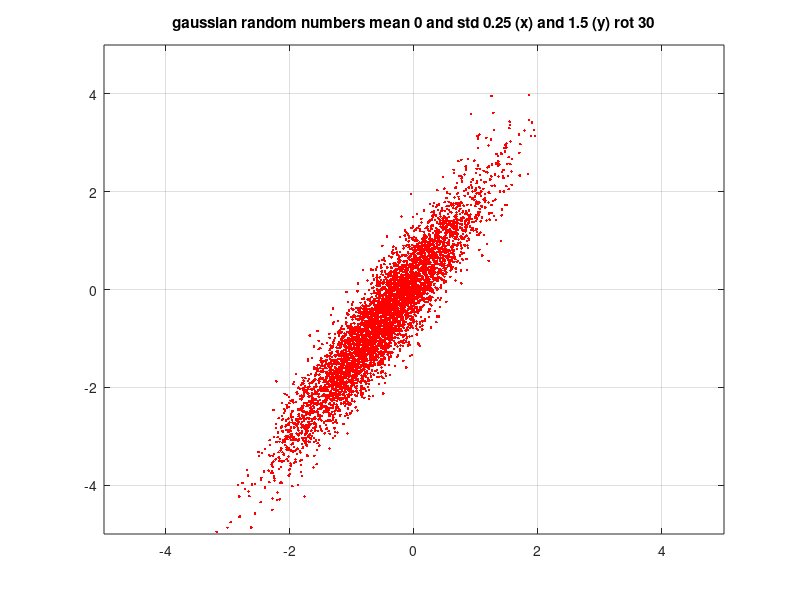

This figure's MATLAB source:
N = 5000;
for i=1:7
    switch i
        case 1
            X = rand(N,2);
            stx = 'uniform random numbers between 0 and 1';
        case 2
            X = 2*rand(N,2)-1;
            stx = 'uniform random numbers between -1 and 1';
        case 3
            X = [(rand(N,1)-0.5)*2 (rand(N,1)-0.5)*4];
            stx = 'uniform random numbers between -1 and 1 (x) , -2 and 2 (y)';
        case 4
            X = randn(N,2);
            stx = 'gaussian random numbers mean 0 and std 1';
        case 5
            X = [(randn(N,1)-0.5)*0.25 (randn(N,1)-0.5)*1.5];
            stx = 'gaussian random numbers mean 0 and std 0.25 (x) and 1.5 (y)';
        case 6
            X = [(randn(N,1)-0.5)*0.25 (randn(N,1)-0.5)*1.5];
            th = 45/180*pi;
            X = X*[cos(th) -sin(th);sin(th) cos(th)];
            stx = 'gaussian random numbers mean 0 and std 0.25 (x) and 1.5 (y) rot 45';
        case 7
            X = [(randn(N,1)-0.5)*0.25 (randn(N,1)-0.5)*1.5];
            th = 30/180*pi;
            X = X*[cos(th) -sin(th);sin(th) cos(th)];
            stx = 'gaussian random numbers mean 0 and std 0.25 (x) and 1.5 (y) rot 30';
    end
    plot(X(:,1),X(:,2),'rx.')
    axis([-5 5 -5 5])
    c = cov(X)
    title(stx)
    grid on
    pause
end



